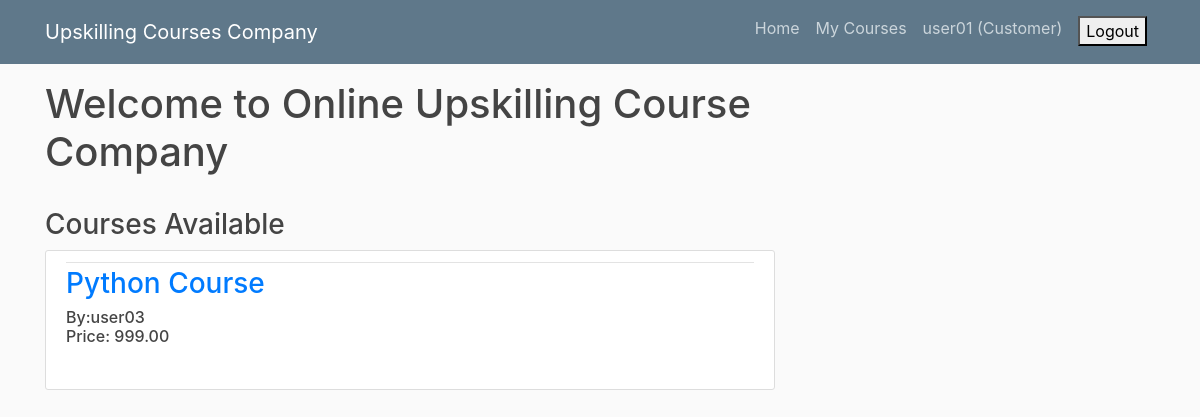
/home/ (signed in), run on the app's committed database.
### accounts/models.py (models this page shows)
class User(AbstractUser):
    is_admin = models.BooleanField(default=False)
    is_customer = models.BooleanField(default=False)
    is_customerexecutive = models.BooleanField(default=False)
    is_salesexecutive = models.BooleanField(default=False)
    username = models.CharField(unique=True, max_length=100)
    email = models.EmailField(max_length=100)
    first_name = models.CharField(max_length=100)
    last_name = models.CharField(max_length=100)

class SalesExecutive(models.Model):
    user = models.OneToOneField(User, on_delete=models.CASCADE, primary_key=True)
    username = models.CharField(unique=True, max_length=100)
    email = models.EmailField(max_length=100)
    first_name = models.CharField(max_length=100)
    last_name = models.CharField(max_length=100)
    def __str__(self):
        return str(self.user)

### products/models.py (models this page shows, shortened)
class Product(models.Model):
    product_id      = models.IntegerField(primary_key=True)
    product_name    = models.CharField(max_length=100)
    product_price   = models.DecimalField(max_digits=6, decimal_places=2)
    product_seller  = models.ForeignKey(SalesExecutive, on_delete=models.CASCADE)

### products/views.py (the view)
# urls.py: path('home/', home, name='home'),
def home(request):
    products = Product.objects.all()
    return render(request, 'products/home.html', {'products':products})

### products/templates/products/home.html (shortened to what this page needs)
{% extends 'base.html' %}
{% block content %}
{% if user.is_customer %}
    <h1>Welcome to Online Upskilling Course Company</h1><br>
    <h3>Courses Available</h3>
    {% for i in products %}
        <article class="media content-section">
            <div class="media-body">
                <div class="article-metadata"></div>
                <h3><a href="{% url 'products:productdetail' product_id=i.product_id %}">{{ i.product_name }}</a></h3>
                <h6>By:{{ i.product_seller }}<br>
                Price: {{ i.product_price }}</h6><br>
            </div>
        </article>
    {% endfor %}
{% endif %}
{% endblock %}

### templates/base.html (shortened to what this page needs)
{% load static %}
<!DOCTYPE html>
<html>
<head>
    <link rel="stylesheet" href="https://maxcdn.bootstrapcdn.com/bootstrap/4.0.0/css/bootstrap.min.css">
    <link rel="stylesheet" type="text/css" href="{% static 'style.css' %}">
</head>
<body>
    <header class="site-header">
        <nav class="navbar navbar-expand-md navbar-dark bg-steel fixed-top">
            <div class="container">
                <a class="navbar-brand mr-4" href="{% url 'products:home' %}">Upskilling Courses Company</a>
                <div class="collapse navbar-collapse" id="navbarToggle">
                    <div class="navbar-nav">
                        {% if user.is_customer %}
                            <a class="nav-item nav-link" href="{% url 'products:home' %}">Home</a>
                            <a class="nav-item nav-link" href="{% url 'orders:mycourses' %}">My Courses</a>
                            <label class="nav-item nav-link">{{ request.user }} (Customer)</label>
                            <form class="nav-item nav-link" action="{% url 'accounts:logout' %}" method="POST">
                                <button type="submit">Logout</button>
                            </form>
                        {% else %}
                                <a class="nav-item nav-link" href="{% url 'accounts:login' %}">Login</a>
                                <a class="nav-item nav-link" href="{% url 'accounts:signup' %}">Signup</a>
                        {% endif %}
                    </div>
                </div>
            </div>
        </nav>
    </header>
    <main role="main" class="container">
        <div class="row">
            <div class="col-md-8">
                {% block content %}{% endblock %}
            </div>
        </div>
    </main>
</body>
</html>

### static/style.css (style rules this page uses)
body { background: #fafafa; color: #333333; margin-top: 5rem; }
h1, h2, h3, h4, h5, h6 { color: #444444; }
.bg-steel { background-color: #5f788a; }
.site-header .navbar-nav .nav-link { color: #cbd5db; }
.content-section { background: #ffffff; padding: 10px 20px; border: 1px solid #dddddd; border-radius: 3px; margin-bottom: 20px; }
.article-metadata { padding-bottom: 1px; margin-bottom: 4px; border-bottom: 1px solid #e3e3e3 }

### data on the page
User: user "user01"
Product: product_name "Python Course", product_seller "user03", product_price "999.00"
